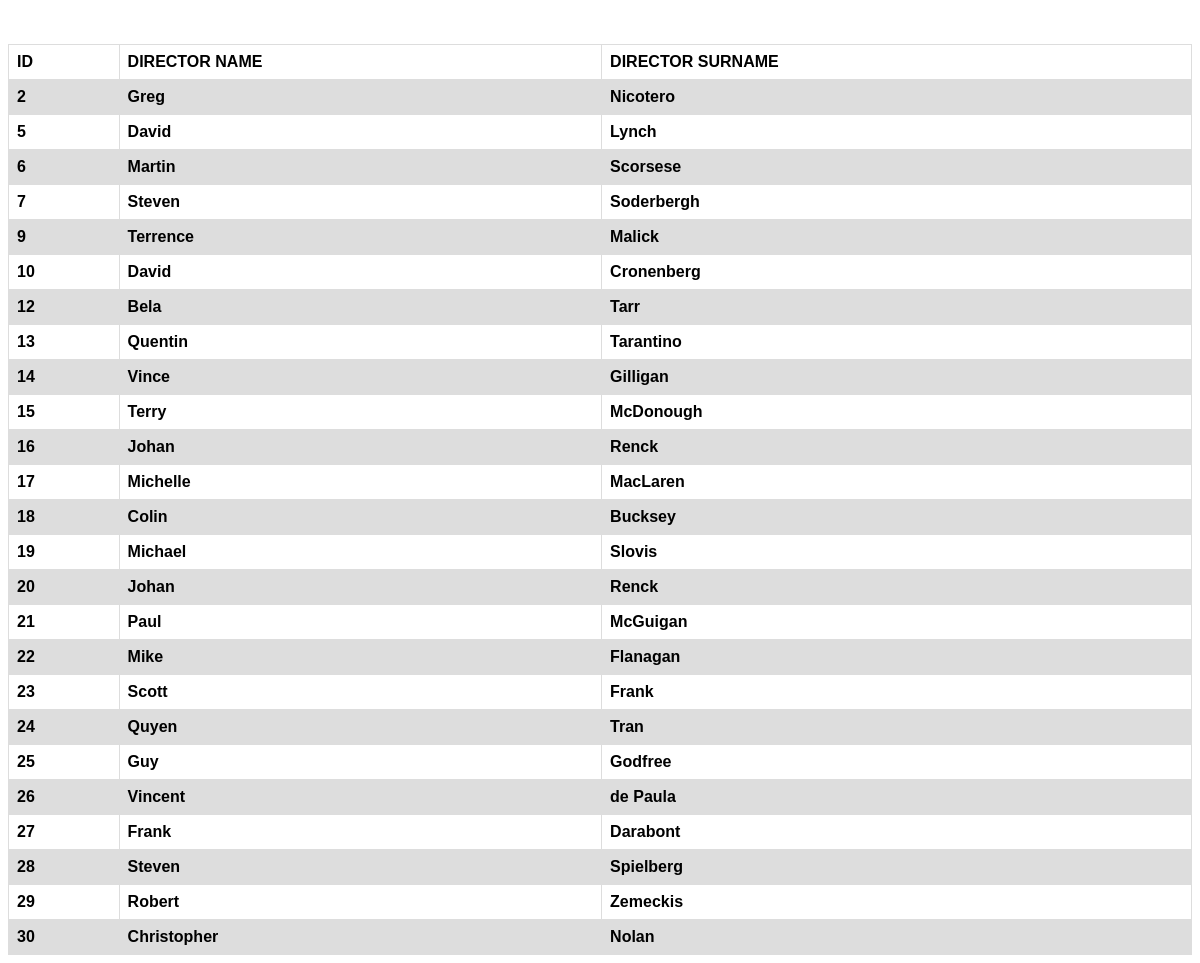
The app's page /ispace.io_admin_panel/DirectorList.php with its own data.
### tables this page shows
CREATE TABLE `directors` (
  `director_id` int(11) NOT NULL,
  `director_name` varchar(50) DEFAULT NULL,
  `director_surname` varchar(50) DEFAULT NULL
);

### ispace.io_admin_panel/DirectorList.php (the view, shortened to what this page needs)
<html>
<body>
<head>
</head>
<html>
<body>
<head>
</head>
<table>
    <br>
<tr> <th> ID </th> <th> DIRECTOR NAME </th> <th> DIRECTOR SURNAME</th> </tr>
<br>
<?php
include "connect.php";
$sql_statement = "SELECT * FROM directors";
$result = mysqli_query($db, $sql_statement);
while($row = mysqli_fetch_assoc($result)) {
    $id = $row['director_id'];
    $name = $row['director_name'];
    $surname = $row['director_surname'];
    echo "<tr>" ."<th>" . $id . "</th>" . "<th>" . $name . "</th>" . "<th>" . $surname .  "</th>" . "</tr>" ;
}
?>
</table>
</body>
</html>

### ispace.io_admin_panel/DirectorList.php (style rules this page uses)
table { font-family: arial, sans-serif; border-collapse: collapse; border: 1px solid black; width: 90%; }
th,td { border: 1px solid #dddddd; text-align: left; padding: 8px; }
th { text-align: center; }
tr:nth-child(even) { background-color: #dddddd; }
table { font-family: arial, sans-serif; border-collapse: collapse; width: 100%; }
td, th { border: 1px solid #dddddd; text-align: left; padding: 8px; }

### records on screen
directors: director_id "2", director_name "Greg", director_surname "Nicotero"
directors: director_id "5", director_name "David", director_surname "Lynch"
directors: director_id "6", director_name "Martin", director_surname "Scorsese"
directors: director_id "7", director_name "Steven", director_surname "Soderbergh"
directors: director_id "9", director_name "Terrence", director_surname "Malick"
directors: director_id "10", director_name "David", director_surname "Cronenberg"
directors: director_id "12", director_name "Bela", director_surname "Tarr"
directors: director_id "13", director_name "Quentin", director_surname "Tarantino"
directors: director_id "14", director_name "Vince", director_surname "Gilligan"
directors: director_id "15", director_name "Terry", director_surname "McDonough"
directors: director_id "16", director_name "Johan", director_surname "Renck"
directors: director_id "17", director_name "Michelle", director_surname "MacLaren"
directors: director_id "18", director_name "Colin", director_surname "Bucksey"
directors: director_id "19", director_name "Michael", director_surname "Slovis"
directors: director_id "20", director_name "Johan", director_surname "Renck"
directors: director_id "21", director_name "Paul", director_surname "McGuigan"
directors: director_id "22", director_name "Mike", director_surname "Flanagan"
directors: director_id "23", director_name "Scott", director_surname "Frank"
directors: director_id "24", director_name "Quyen", director_surname "Tran"
directors: director_id "25", director_name "Guy", director_surname "Godfree"
directors: director_id "26", director_name "Vincent", director_surname "de Paula"
directors: director_id "27", director_name "Frank", director_surname "Darabont"
directors: director_id "28", director_name "Steven", director_surname "Spielberg"
directors: director_id "29", director_name "Robert", director_surname "Zemeckis"
directors: director_id "30", director_name "Christopher", director_surname "Nolan"
